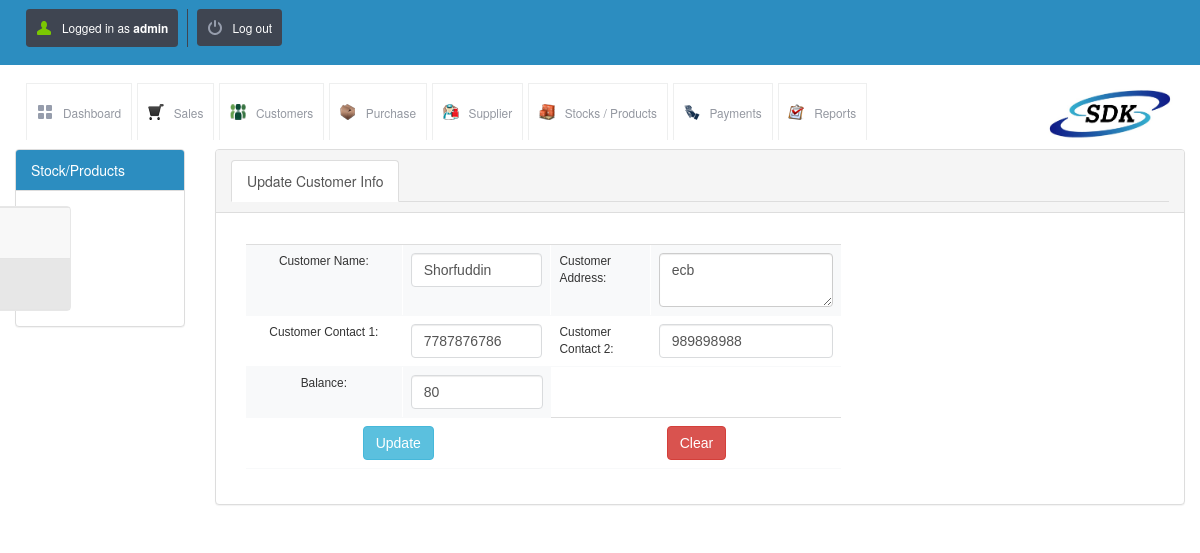
/update_customer_details.php?sid=8&table=customer_details&return=view_customers.php (signed in), run on an earlier commit of the app's database.
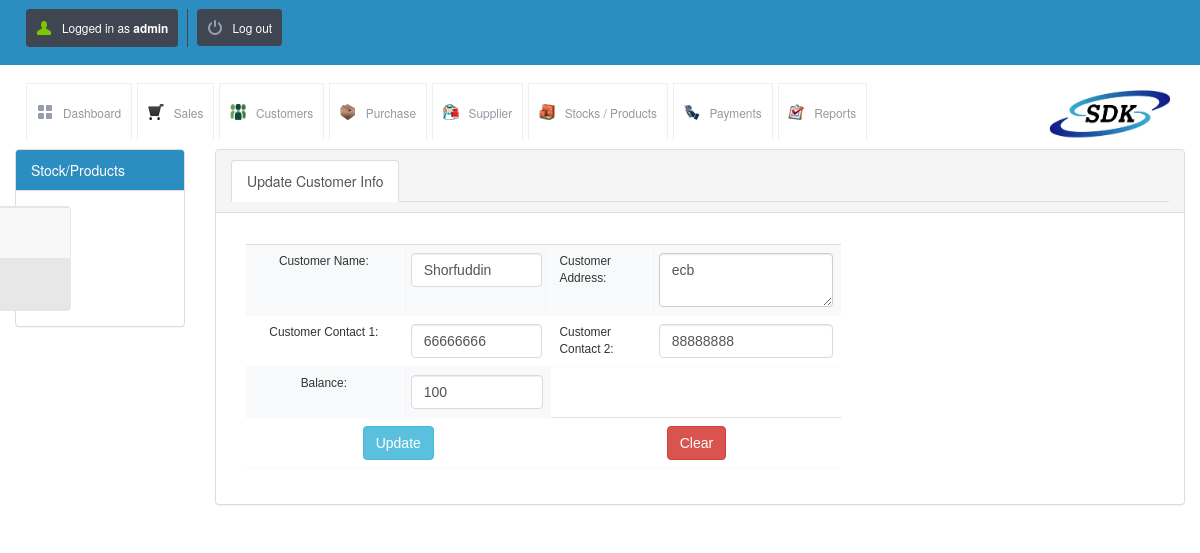
And on a later commit of the database.
### tables this page shows
CREATE TABLE `customer_details` (
  `id` int(10) UNSIGNED NOT NULL,
  `customer_name` varchar(200) NOT NULL,
  `customer_address` varchar(500) NOT NULL,
  `customer_contact1` varchar(100) NOT NULL,
  `customer_contact2` varchar(100) NOT NULL,
  `balance` int(11) NOT NULL,
  `created_at` timestamp NOT NULL DEFAULT CURRENT_TIMESTAMP
);

### config.php (called while the page is built)
<?php $config["database"] = "SDK"; $config["host"]= "localhost";$config["username"]= "root"; $config["password"]= "";?>

### lib/db.class.php (called while the page is built, shortened)
<?php
  class DB
  {
    function DB($base, $server, $user, $pass)
    {
      $this->connection = FALSE;
      $this->connection = mysqli_connect($server, $user, $pass, $base);
    }
    function queryUniqueObject($query, $debug = -1)
    {
      $query = "$query LIMIT 1";
      $result = mysqli_query($this->connection,$query) or $this->debugAndDie($query);
      return mysqli_fetch_object($result);
    }
    function getMicroTime()
    {
      list($msec, $sec) = explode(' ', microtime());
      return floor($sec / 1000) + $msec;
    }
  }
?>

### init.php (called while the page is built, shortened)
<?php
include("lib/db.class.php");
$db = new DB($config['database'], $config['host'], $config['username'], $config['password']);
?>

### update_customer_details.php (the view, shortened to what the changed rows need)
<?php include("master_head.php"); ?>
<?php
if (isset($_GET['sid']))
    $id = $_GET['sid'];
$line = $db->queryUniqueObject("SELECT * FROM customer_details WHERE id = $id");
?>
<div class="container-fluid">
    <div class="row">
        <div class="col-md-10">
            <div class="panel panel-default">
                <div class="panel-body">
                    <div class="tab-content">
                        <div class="tab-pane active" id="update_customer_details">
                            <form action="" method="post">
                                <div class="col-md-8"><br>
                                    <table class="table">
                                        <tr>
                                            <td class="col-md-3">
                                                <input type="text"  class="form-control" name="customer_name" id="customer_name" placeholder="" value="<?php echo $line->customer_name ?>">
                                            </td>
                                            <td class="col-md-3">
                                                <textarea class="form-control" name="customer_address" id="customer_address"><?php echo $line->customer_address ?></textarea>
                                            </td>
                                        </tr>
                                        <tr>
                                            <td class="col-md-3">
                                                <input type="text"  class="form-control" name="customer_contact1" id="customer_contact1" value="<?php echo $line->customer_contact1	 ?>">
                                            </td>
                                            <td class="col-md-3">
                                                <input type="text" class="form-control" name="customer_contact2" id="customer_contact2" value="<?php echo $line->customer_contact2 ?>">
                                            </td>
                                        </tr>
                                        <tr>
                                            <td class="col-md-3">
                                                <input type="text"  class="form-control" name="balance" id="balance" value="<?php echo $line->balance ?>">
                                            </td>
                                        </tr>
                                    </table>
                                </div>
                            </form>
                        </div>
                    </div>
                </div>
            </div>
        </div>
    </div>
</div>
<?php include("master_foot.php"); ?>

What changed in the data, as far as the page shows it:
changed customer_details "Shorfuddin": customer_contact1 "7787876786" → "66666666"; customer_contact2 "989898988" → "88888888"; balance "80" → "100"
